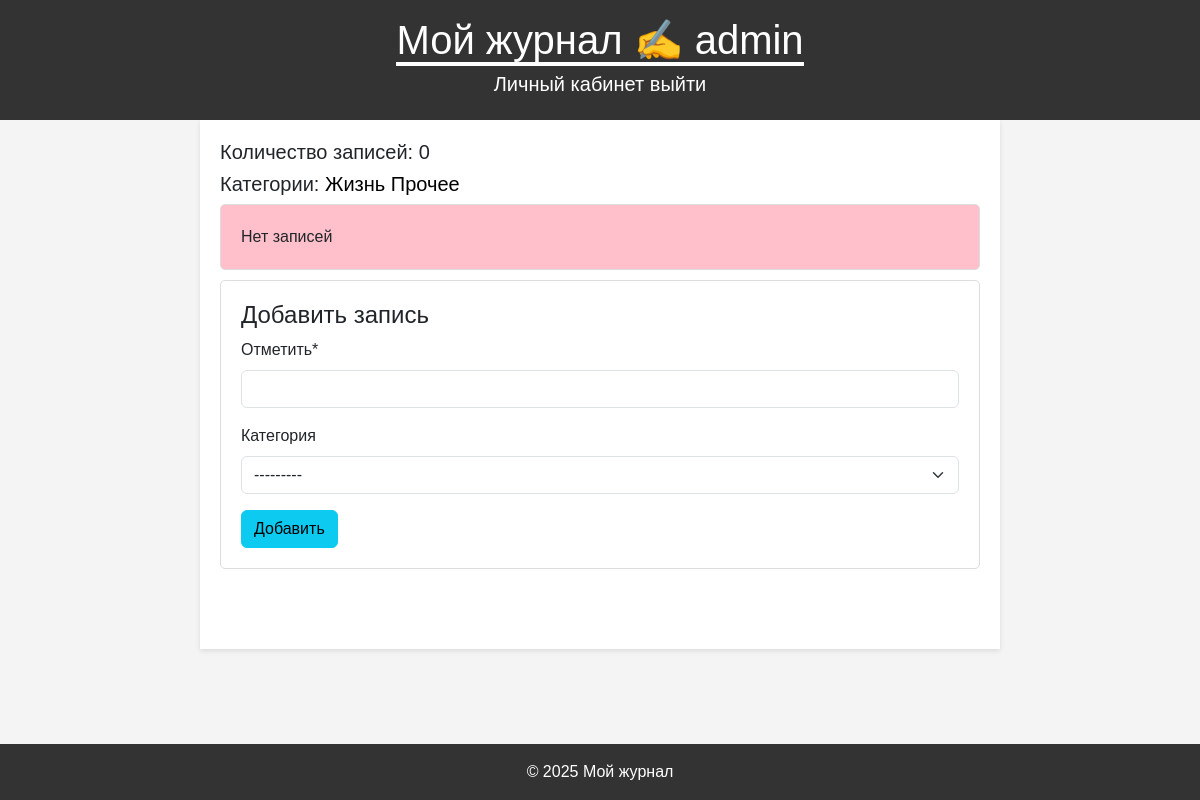
The app's page / (signed in), older data.
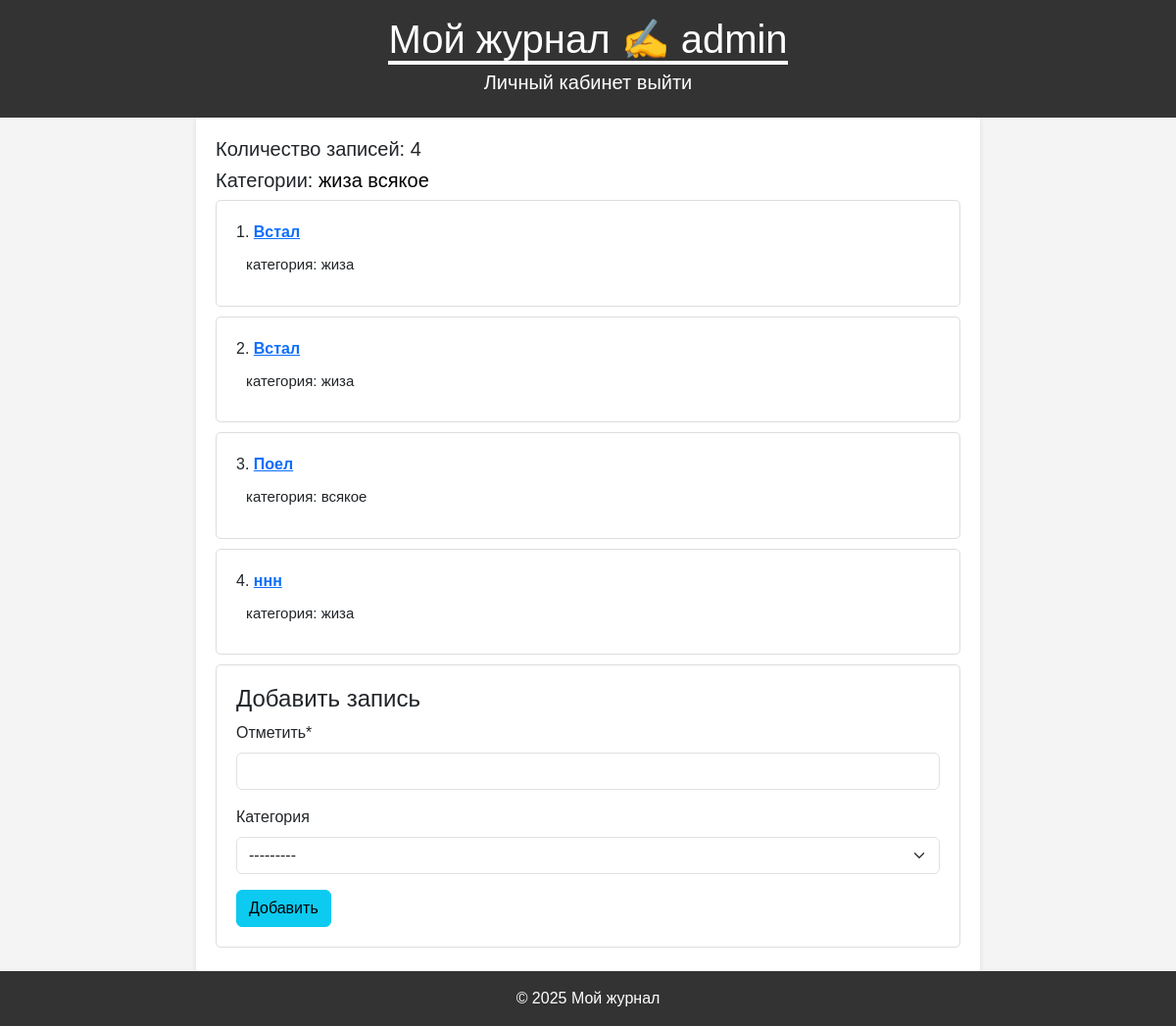
The same page, newer data.
### core/models.py (models this page shows, shortened)
class NoteCategory(models.Model):
    title = models.CharField(max_length=255, verbose_name='Название')
    profile = models.ForeignKey(Profile, null=True, on_delete=models.CASCADE, related_name='categories')
    class Meta:
        verbose_name = 'Категория'
        verbose_name_plural = 'Категории'
    def __str__(self):
        return self. title

class Note(models.Model):
    mark = models.CharField(max_length=100, verbose_name='Отметить')
    created_date = models.DateTimeField(auto_now_add=True, verbose_name='Дата создания')
    category = models.ForeignKey(NoteCategory, blank=True, null=True, on_delete=models.SET_NULL,
                                 verbose_name='Категория')
    profile = models.ForeignKey(Profile, null=True, on_delete=models.CASCADE, verbose_name='Профиль')
    class Meta:
        verbose_name = 'Наблюдение'
        verbose_name_plural = 'Наблюдения'

### core/views.py (the view, shortened to what this page needs)
# urls.py: path('', views.main, name='main'),
@login_required
def main(request):
    profile = request.user.profile
    notes = Note.objects.filter(profile=profile)
    category = request.GET.get('category')
    active_category = None
    notes_count = notes.count()
    if category:
        notes = notes .filter(category__id=category)
        active_category = NoteCategory.objects.get(id=category)
    categories = NoteCategory.objects.annotate(total_notes=Count('note'))
    form = NoteAddModelForm()
    return render(request, 'main.html', {'notes': notes, 'categories': categories, 'form': form, 'active_category': active_category, 'notes_count': notes_count,})

### core/forms.py
class NoteAddModelForm(forms.ModelForm):
    class Meta:
        model = Note
        fields = '__all__'
        exclude = ['profile']

### templates/main.html (shortened to what this page needs)
{% extends 'base.html' %}
{% load crispy_forms_tags %}
{% block content %}
<main>
    {% if request.user.is_authenticated %}
    <h5>Количество записей: {{ notes_count }}</h5>
    <h5>Категории:
        {% for category in categories %}
        <a {% if category.id == active_category.id %} class="active-link" {% else %} class="noactive-link" {% endif %} href="?category={{ category.id }}">{{ category.title}}
                </a>
        {% endfor %}</h5>
    <div id="tasks">
        {% for note in notes%}
        <li type="1"><span class="task-title"><a href="{% url 'note_detail' note.id %}">{{ note.mark }}</a></span><br>
            <div id="cat">Категория: {{ note.category }}</div>
        </li>
        {% empty %}
                <li type="none" style="background-color: pink">Нет записей</li>
        {% endfor %}
        <li style="list-style: none">
            <h4 style="margin-top: 0px">Добавить запись</h4>
            <form method="POST" action="{% url 'main' %}">
                {{ form|crispy }}
                <button type="submit" class="btn btn-info">Добавить</button>
            </form>
        </li>
    </div>
    <div style=" height: 50px"></div>
    {% endif %}
</main>
{% endblock %}

### templates/base.html (shortened to what this page needs)
<!DOCTYPE html>
<html lang="ru">
<head>
    <link href="https://cdn.jsdelivr.net/npm/bootstrap@5.3.3/dist/css/bootstrap.min.css" rel="stylesheet"
>
</head>
<header style="position: fixed; top: 0; width: 100% ">
    <h1><a style="text-decoration:none; color: white; border-bottom: 4px solid white;" href="/">Мой журнал &#9997; {{ request.user.username }}</a></h1>
    <div style="text-align: center">
        <h5 style="padding-top: 10px text-align: left">
            {% if request.user.is_authenticated  %}
            <a style="text-decoration:none; color: white; " href="{% url 'profiles_home' %}">Личный кабинет </a>
            <a style="text-decoration:none; color: white;" href="{% url 'profiles_logout' %}">выйти</a>
            {% else %}
            <a style="text-decoration:none; color: white;" href="{% url 'profiles_register' %}">Регистрация</a>
            {% endif %}
        </h5>
    </div>
</header>
<body style="padding-top: 120px">
{% block content %}
{% endblock %}
<footer>
    <a style="text-decoration:none; color: white" href="/"> &copy; 2025 Мой журнал</a>
</footer>
</body>
</html>

### templates/base.html (style rules this page uses)
body { font-family: sans-serif; margin: 0; padding: 0; background-color: #f4f4f4; }
header { background-color: #333; color: white; padding: 1em; text-align: center; }
main { padding: 20px; margin: 0 auto; max-width: 800px; background-color: white; box-shadow: 0 2px 5px rgba(0, 0, 0, 0.1); }
#cat { font-size: 15px; text-transform: lowercase; padding: 10px; }
.noactive-link { text-decoration: none; color: black }
#tasks li, #inp { margin-bottom: 10px; padding: 20px; border: 1px solid #ddd; border-radius: 5px; }
#tasks li .task-title { font-weight: bold; }
footer { background-color: #333; color: white; text-align: center; padding: 1em; position: fixed; bottom: 0; width: 100%; }

Row changes from the older to the newer data that the page shows:
changed NoteCategory: title "Жизнь" → "жиза"
changed NoteCategory: title "Прочее" → "всякое"
now on this page (row edited): Note: mark "Встал", category "жиза"
now on this page (row edited): Note: mark "Встал", category "жиза"
now on this page (row edited): Note: mark "Поел", category "всякое"
added Note: mark "ннн", category "жиза"
Text that changed along with them:
{{ notes_count }}: "0" → "4"
text no longer shown: "Нет записей"
